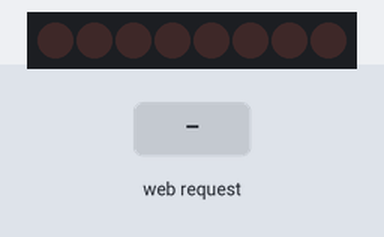
Simulated run of this sketch. Board: ESP8266 (NodeMCU). Parts: 8 shift-register outputs drawn as a row of LEDs (first output left, lit = HIGH). Wiring (inferred from the names in the program): shift register (74HC595): data GPIO 13; shift clock GPIO 12; latch GPIO 15. Wiring (inferred from the signals the program sends): row of LEDs: on Q0, Q1, Q2, Q3, Q4, Q5, Q6, Q7. The test bench sets the inputs (shaded band). WiFi joins after 1.5 s; servers stay silent unless stated; what the sketch prints to the serial monitor is not drawn.

Above: at 2.7 s.
2.8 s: HTTP request GET /red/on received
At 4.0 s:
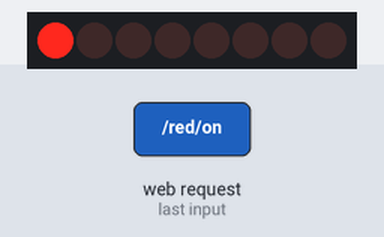
4.3 s: HTTP request GET /green/on received
At 5.2 s:
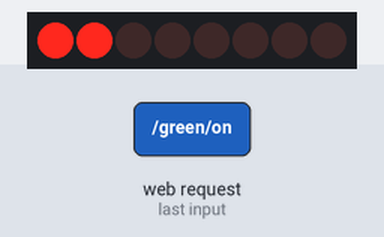
5.8 s: HTTP request GET /red/off received
At 6.4 s:
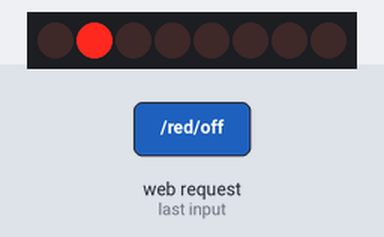
7.3 s: HTTP request GET /blue/on received
At 8.5 s:
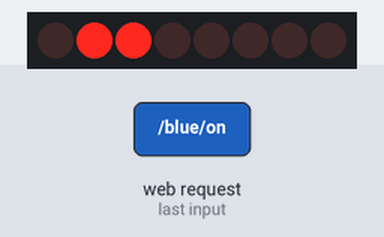
8.8 s: HTTP request GET /green/off received
At 9.9 s:
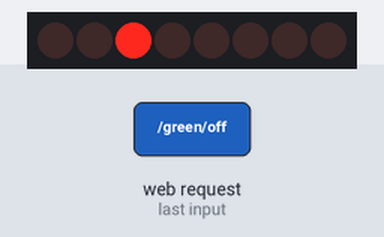
10.3 s: HTTP request GET /yellow/on received
At 11.0 s:
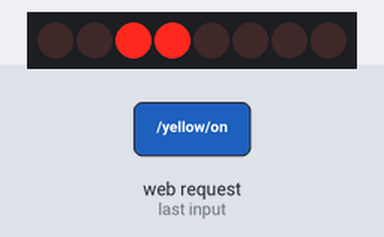
Timing chart, 0 to 12.8 s (numbered marks = the images above; inputs shaded):
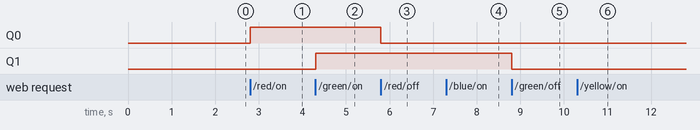

The sketch:

RFID_Teacher.ino
```cpp
#include <ESP8266WiFi.h>

// ==== WiFi credentials ====
const char* ssid = "PLDTHOMEFIBRa48a0";
const char* password = "PLDTWIFI2zcp3";

// ==== 74HC595 Pins ====
#define DATA_PIN 13   // D7
#define CLOCK_PIN 12  // D6
#define LATCH_PIN 15  // D8

// ==== LED bit positions ====
#define LED_RED     0
#define LED_GREEN   1
#define LED_BLUE    2
#define LED_YELLOW  3
#define LED_WHITE   4

// 8-bit register (QH..QA)
byte ledState = 0b00000000;

WiFiServer server(80);

void setup() {
  Serial.begin(115200);
  pinMode(DATA_PIN, OUTPUT);
  pinMode(CLOCK_PIN, OUTPUT);
  pinMode(LATCH_PIN, OUTPUT);

  Serial.println("\nConnecting to WiFi...");
  WiFi.begin(ssid, password);

  while (WiFi.status() != WL_CONNECTED) {
    delay(500);
    Serial.print(".");
  }

  Serial.println("\n✅ Connected!");
  Serial.print("IP Address: ");
  Serial.println(WiFi.localIP());

  server.begin();
  updateShiftRegister();
}

void loop() {
  WiFiClient client = server.available();
  if (!client) return;

  Serial.println("New Client Connected!");
  String request = client.readStringUntil('\r');
  Serial.println(request);
  client.flush();

  // === Parse LED commands ===
  if (request.indexOf("/red/on") != -1)     bitSet(ledState, LED_RED);
  if (request.indexOf("/red/off") != -1)    bitClear(ledState, LED_RED);
  if (request.indexOf("/green/on") != -1)   bitSet(ledState, LED_GREEN);
  if (request.indexOf("/green/off") != -1)  bitClear(ledState, LED_GREEN);
  if (request.indexOf("/blue/on") != -1)    bitSet(ledState, LED_BLUE);
  if (request.indexOf("/blue/off") != -1)   bitClear(ledState, LED_BLUE);
  if (request.indexOf("/yellow/on") != -1)  bitSet(ledState, LED_YELLOW);
  if (request.indexOf("/yellow/off") != -1) bitClear(ledState, LED_YELLOW);
  if (request.indexOf("/white/on") != -1)   bitSet(ledState, LED_WHITE);
  if (request.indexOf("/white/off") != -1)  bitClear(ledState, LED_WHITE);

  updateShiftRegister();

  // === Web Page ===
  String html = "<!DOCTYPE html><html><head><title>ESP8266 LED Control</title>";
  html += "<style>body{text-align:center;font-family:sans-serif;}button{padding:10px 20px;margin:5px;font-size:16px;}</style>";
  html += "</head><body>";
  html += "<h2>ESP8266 + 74HC595 (5 LED Control)</h2>";

  html += "<p>Red LED: <a href='/red/on'><button>ON</button></a><a href='/red/off'><button>OFF</button></a></p>";
  html += "<p>Green LED: <a href='/green/on'><button>ON</button></a><a href='/green/off'><button>OFF</button></a></p>";
  html += "<p>Blue LED: <a href='/blue/on'><button>ON</button></a><a href='/blue/off'><button>OFF</button></a></p>";
  html += "<p>Yellow LED: <a href='/yellow/on'><button>ON</button></a><a href='/yellow/off'><button>OFF</button></a></p>";
  html += "<p>White LED: <a href='/white/on'><button>ON</button></a><a href='/white/off'><button>OFF</button></a></p>";

  html += "<p><b>Register state:</b> ";
  html += String(ledState, BIN);
  html += "</p></body></html>";

  client.println("HTTP/1.1 200 OK");
  client.println("Content-Type: text/html");
  client.println();
  client.println(html);

  delay(1);
  Serial.println("Client Disconnected.");
}

void updateShiftRegister() {
  digitalWrite(LATCH_PIN, LOW);
  shiftOut(DATA_PIN, CLOCK_PIN, MSBFIRST, ledState);
  digitalWrite(LATCH_PIN, HIGH);
}
```

Measured:
- after the input at 2.8 s, Q0: LOW → HIGH at once
- after the input at 4.3 s, Q1: LOW → HIGH at once
- after the input at 5.8 s, Q0: HIGH → LOW at once
- after the input at 8.8 s, Q1: HIGH → LOW at once
